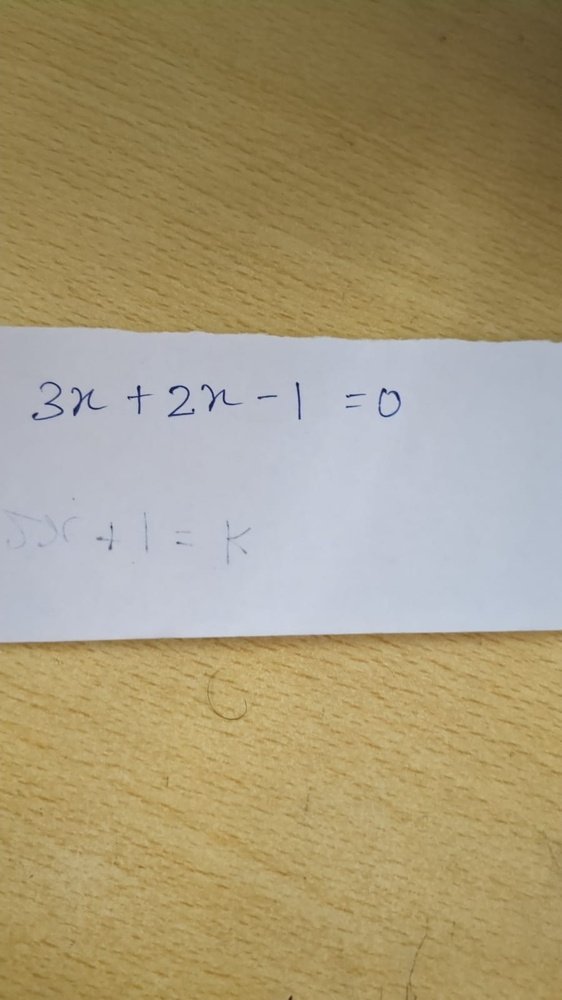
#> input picture dataset/uploads/25a785d0-271b-412b-819b-e77da6d7f91f.jpg, 562 x 1000 px, shrunk from 899 x 1599 before the run
$ python -i preprocess.py   (imports and definitions only)
#> lines starting #> are read from the running program, lines starting #| are printed output that depends on the picture; after the words box and inside, x2 and y2 are one past the last pixel; in counts of white or black regions, pixels touching at a corner belong together
import cv2
import numpy as np

def preprocess_image(image_path):
    """
    Load image, convert to grayscale, apply Gaussian blur,
    apply adaptive thresholding, and apply morphological operations
    to remove noise and enhance digits.
    """
    image = cv2.imread(image_path)
#> image is the input picture: shape (1000, 562, 3); mean B, G, R 121.9, 154.4, 167.4
    if image is None:
        raise ValueError("Image could not be read. Please check the path.")

    # Convert to grayscale
    gray = cv2.cvtColor(image, cv2.COLOR_BGR2GRAY)
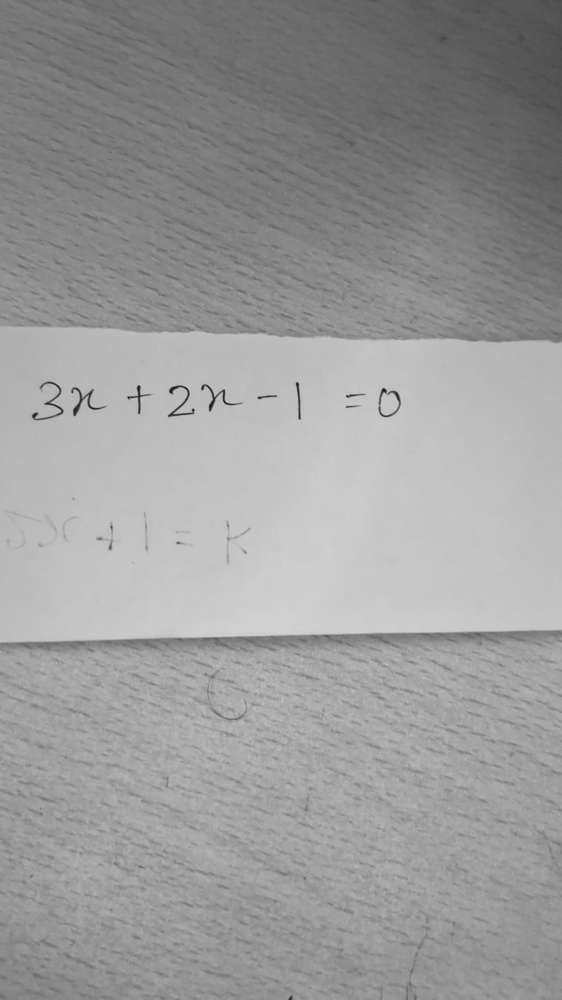
#> gray: shape (1000, 562); min 19, max 211, mean 154.6

    # Apply Gaussian blur to remove general noise
    blurred = cv2.GaussianBlur(gray, (5, 5), 0)

    # Apply Adaptive Thresholding (invert it so text is white and background is black)
    # Increase block size and C to remove background texture from photos
    thresh = cv2.adaptiveThreshold(blurred, 255,
                                   cv2.ADAPTIVE_THRESH_GAUSSIAN_C,
                                   cv2.THRESH_BINARY_INV, 19, 10)
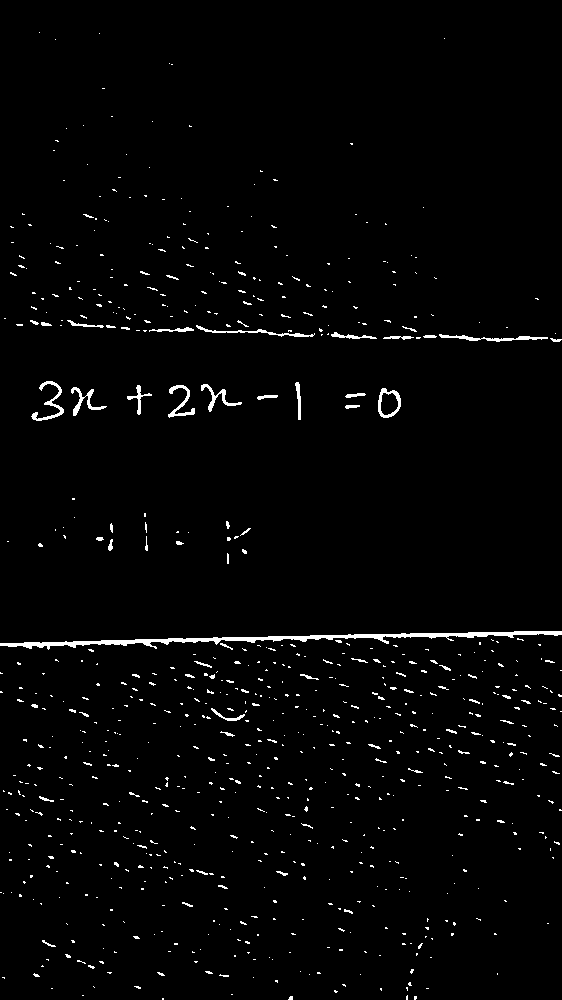
#> thresh: shape (1000, 562); 1.9% white; 770 white regions (707 under 20 px), largest, box (x1, y1, x2, y2) and area: (0, 631, 562, 650) 2382, (31, 381, 64, 421) 318, (439, 334, 548, 342) 303

    return image, thresh

>>> result = preprocess_image('../dataset/uploads/25a785d0-271b-412b-819b-e77da6d7f91f.jpg')

$ run again, on dataset/uploads/937ad1be-0dfa-490b-9bc7-8edf73310c5c.jpg
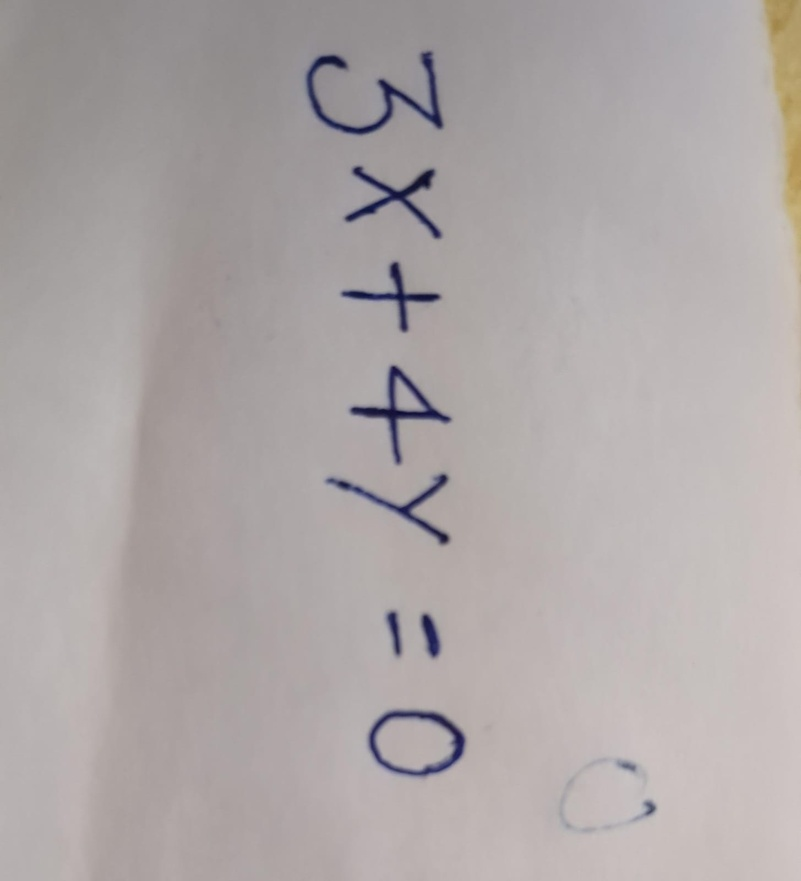
#> input picture dataset/uploads/937ad1be-0dfa-490b-9bc7-8edf73310c5c.jpg, 801 x 881 px, shrunk from 1455 x 1600 before the run
#> in preprocess_image, image is the input picture: shape (881, 801, 3); mean B, G, R 167, 167.2, 173.9
#> in preprocess_image, `gray = cv2.cvtColor(image, cv2.COLOR_BGR2GRAY)`:
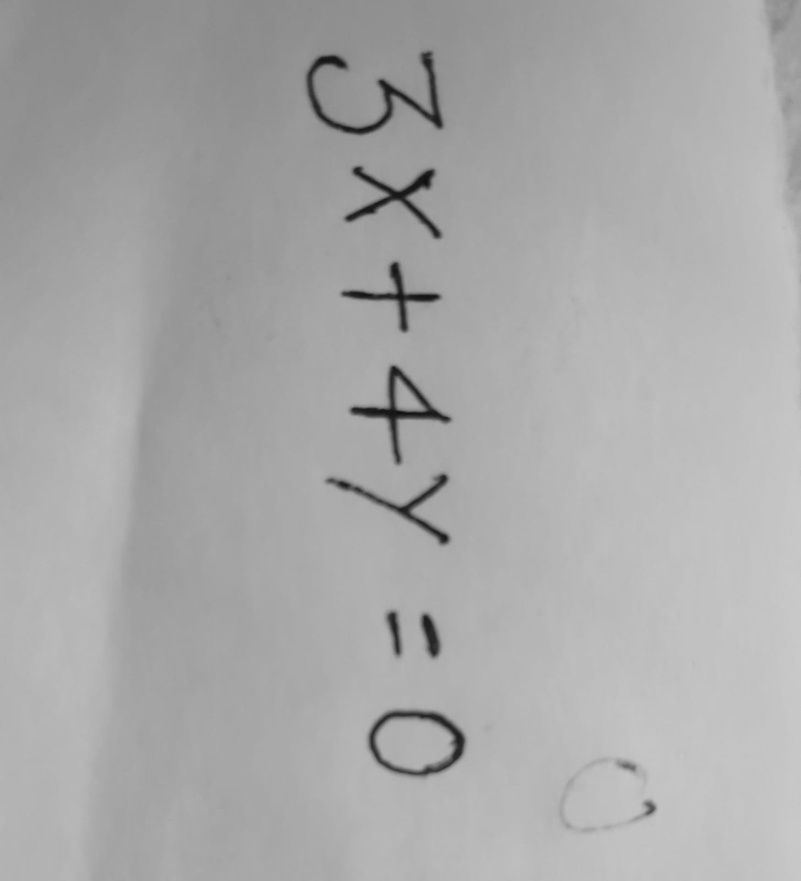
#> gray: shape (881, 801); min 14, max 204, mean 169.2
#> in preprocess_image, `thresh = cv2.adaptiveThreshold(blurred, 255, cv2.ADAPTIVE_THRESH_GAUSS..`:
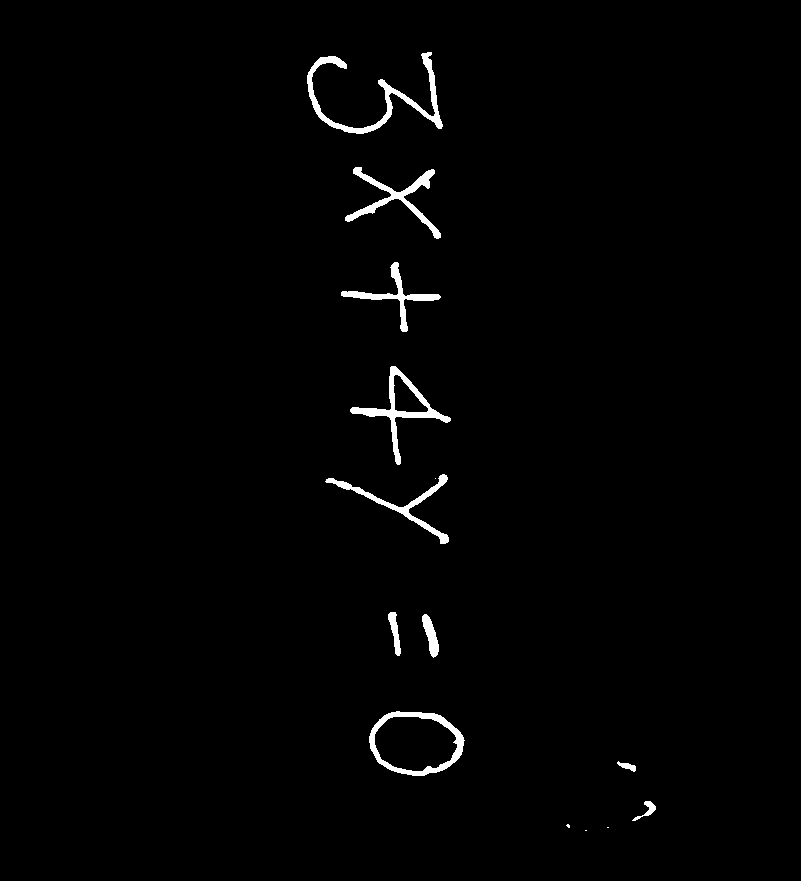
#> thresh: shape (881, 801); 1.3% white; 14 white regions (4 under 20 px), largest, box (x1, y1, x2, y2) and area: (307, 52, 443, 134) 1909, (350, 366, 451, 465) 1445, (369, 711, 465, 776) 1372
